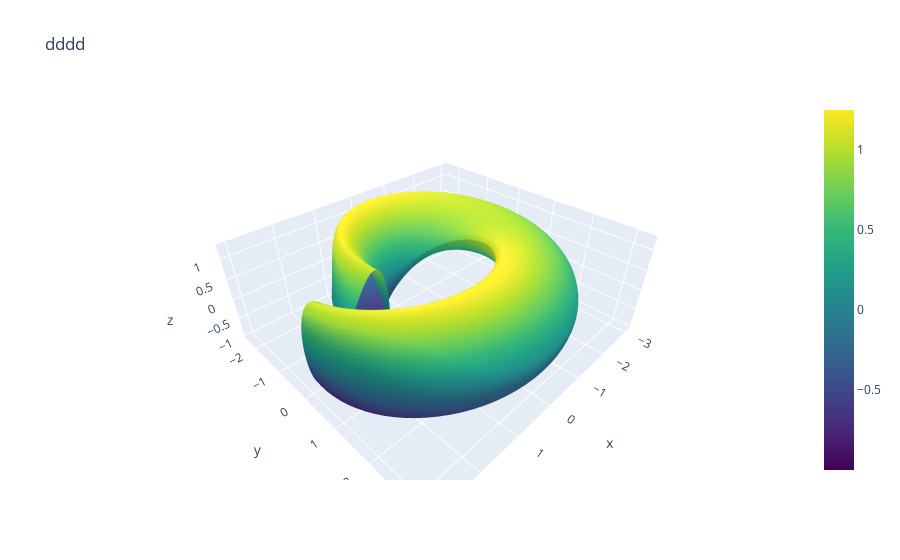

This figure's notebook cell:
### Code cell
fig = go.Figure(data=[go.Surface(z=z, x=x, y=y, colorscale="Viridis")])

fig.update_layout(title=f"{name}")
fig.show()

### Figure 1 — Plotly figure (JSON) as saved in the notebook; plotly's stock layout.template omitted (floating-point values rounded to 4 significant figures; data arrays with more than 128 entries replaced by an {"elided": "..."} marker saying what was removed)
{"data": [{"colorscale": [[0, "#440154"], [0.1111, "#482878"], [0.2222, "#3e4989"], [0.3333, "#31688e"], [0.4444, "#26828e"], [0.5556, "#1f9e89"], [0.6667, "#35b779"], [0.7778, "#6ece58"], [0.8889, "#b5de2b"], [1, "#fde725"]], "type": "surface", "x": {"elided": "50x100 float values"}, "y": {"elided": "50x100 float values"}, "z": {"elided": "50x100 float values"}}], "layout": {"title": {"text": "dddd"}}}
